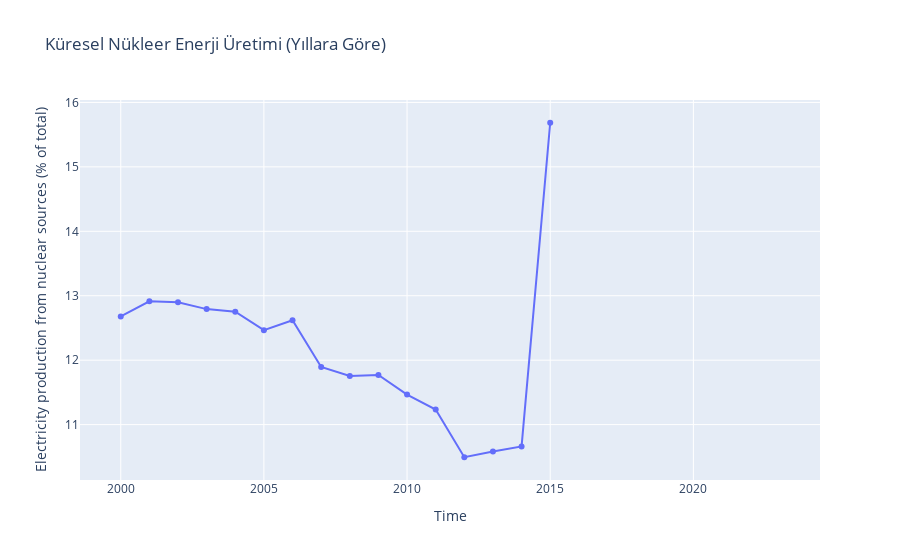

Notebook code for this chart:
### Code cell
# **Nükleer Enerji Üretimi Zaman İçinde Değişimi**
fig_nuclear = px.line(
    df.groupby("Time")["Electricity production from nuclear sources (% of total)"].mean().reset_index(),
    x="Time", 
    y="Electricity production from nuclear sources (% of total)",
    title="Küresel Nükleer Enerji Üretimi (Yıllara Göre)",
    markers=True
)
fig_nuclear.show()

### Figure 1 — Plotly figure (JSON) as saved in the notebook; plotly's stock layout.template omitted (floating-point values rounded to 4 significant figures)
{"data": [{"hovertemplate": "Time=%{x}<br>Electricity production from nuclear sources (% of total)=%{y}<extra></extra>", "legendgroup": "", "line": {"color": "#636efa", "dash": "solid"}, "marker": {"symbol": "circle"}, "mode": "lines+markers", "name": "", "orientation": "v", "showlegend": false, "type": "scatter", "x": [2000, 2001, 2002, 2003, 2004, 2005, 2006, 2007, 2008, 2009, 2010, 2011, 2012, 2013, 2014, 2015, 2016, 2017, 2018, 2019, 2020, 2021, 2022, 2023], "xaxis": "x", "y": [12.68, 12.91, 12.9, 12.79, 12.75, 12.47, 12.62, 11.89, 11.75, 11.77, 11.47, 11.23, 10.49, 10.58, 10.66, 15.68, null, null, null, null, null, null, null, null], "yaxis": "y"}], "layout": {"autosize": true, "legend": {"tracegroupgap": 0}, "title": {"text": "Küresel Nükleer Enerji Üretimi (Yıllara Göre)"}, "xaxis": {"anchor": "y", "autorange": true, "domain": [0, 1], "range": [1999.0, 2024.0], "title": {"text": "Time"}, "type": "linear"}, "yaxis": {"anchor": "x", "autorange": true, "domain": [0, 1], "range": [10.07, 16.11], "title": {"text": "Electricity production from nuclear sources (% of total)"}, "type": "linear"}}}
